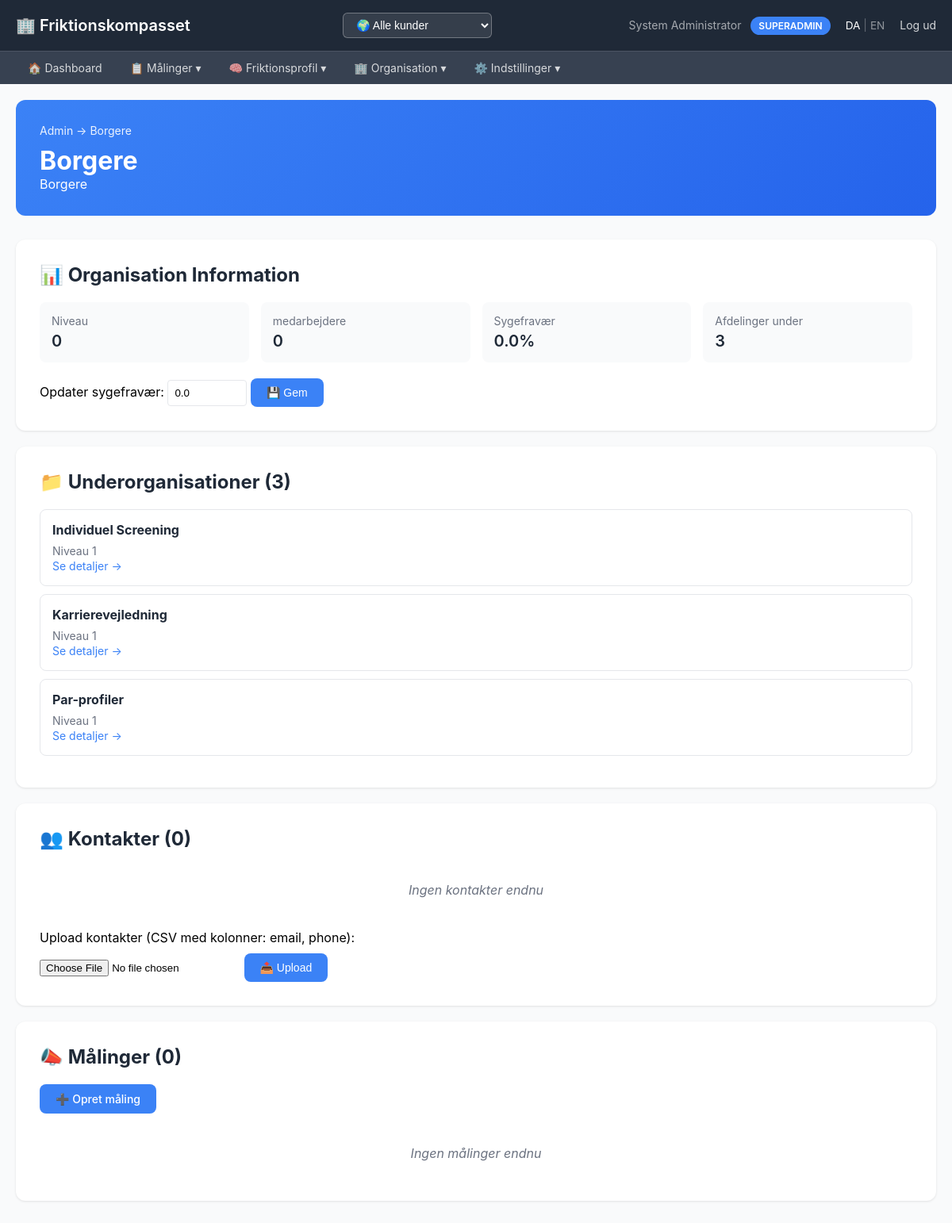
Page /admin/unit/unit-juUpvifWX5k (signed in) on the committed database.
### tables this page shows
CREATE TABLE organizational_units (
                id TEXT PRIMARY KEY,
                parent_id TEXT,
                name TEXT NOT NULL,
                full_path TEXT NOT NULL,
                level INTEGER NOT NULL DEFAULT 0,
                
                -- Leder info (kan være på alle niveauer)
                leader_name TEXT,
                leader_email TEXT,
                
                -- Metrics (typisk på leaf nodes, men kan være alle steder)
                employee_count INTEGER DEFAULT 0,
                sick_leave_percent REAL DEFAULT 0,
                
                created_at TIMESTAMP DEFAULT CURRENT_TIMESTAMP, customer_id TEXT REFERENCES customers(id) ON DELETE CASCADE,
                
                FOREIGN KEY (parent_id) REFERENCES organizational_units(id) ON DELETE CASCADE
            );

### admin_app.py (the view)
@app.route('/admin/unit/<unit_id>')
@login_required
def view_unit(unit_id):
    user = get_current_user()
    with get_db() as conn:
        where_clause, params = get_customer_filter(user['role'], user['customer_id'], session.get('customer_filter'))
        unit = conn.execute(
            f"SELECT * FROM organizational_units ou WHERE ou.id = ? AND ({where_clause})",
            [unit_id] + params
        ).fetchone()
        if not unit:
            flash("Unit ikke fundet eller ingen adgang", 'error')
            return redirect(url_for('admin_home'))
        contacts = conn.execute(
            "SELECT * FROM contacts WHERE unit_id = ?",
            (unit_id,)
        ).fetchall()
    breadcrumbs = get_unit_path(unit_id)
    children = get_unit_children(unit_id, recursive=False)
    leaf_units = get_leaf_units(unit_id)
    with get_db() as conn:
        campaigns = conn.execute("""
            SELECT c.*,
                   COUNT(DISTINCT t.token) as tokens_sent,
                   SUM(CASE WHEN t.is_used = 1 THEN 1 ELSE 0 END) as tokens_used
            FROM campaigns c
            LEFT JOIN tokens t ON c.id = t.campaign_id
            WHERE c.target_unit_id = ?
            GROUP BY c.id
            ORDER BY c.created_at DESC
        """, (unit_id,)).fetchall()
    return render_template('admin/view_unit.html',
        unit=dict(unit),
        breadcrumbs=breadcrumbs,
        children=children,
        leaf_units=leaf_units,
        campaigns=[dict(c) for c in campaigns],
        contacts=[dict(c) for c in contacts])

### admin_app.py (called while the page is built)
@app.before_request
def detect_domain():
    host = request.host.split(':')[0].lower()  # Remove port if present
    domain_config = get_domain_config(host)
    if domain_config:
        g.domain_config = domain_config
        if 'language' not in session:
            session['language'] = domain_config.get('default_language', 'da')
        if domain_config.get('customer_id') and 'user' in session:
            if session['user']['role'] in ('admin', 'superadmin') and 'customer_filter' not in session:
                session['customer_filter'] = domain_config['customer_id']
    else:
        g.domain_config = None

@app.context_processor
def inject_domain_config():
    return {
        'domain_config': getattr(g, 'domain_config', None)
    }

@app.context_processor
def inject_translation_helpers():
    return {
        't': t,
        'get_user_language': get_user_language,
        'supported_languages': SUPPORTED_LANGUAGES
    }

def login_required(f):
    @wraps(f)
    def decorated_function(*args, **kwargs):
        if 'user' not in session:
            flash('Du skal være logget ind for at se denne side', 'error')
            return redirect(url_for('login'))
        return f(*args, **kwargs)
    return decorated_function

def get_current_user():
    return session.get('user')

### db_hierarchical.py (called while the page is built)
@contextmanager
def get_db():
    conn = sqlite3.connect(DB_PATH, timeout=30.0)
    conn.row_factory = sqlite3.Row
    conn.execute("PRAGMA foreign_keys=ON")
    conn.execute("PRAGMA journal_mode=WAL")
    try:
        yield conn
        conn.commit()
    finally:
        conn.close()

def get_unit_children(unit_id: str, recursive: bool = False) -> List[Dict]:
    with get_db() as conn:
        if recursive:
            rows = conn.execute("""
                WITH RECURSIVE subtree AS (
                    SELECT * FROM organizational_units WHERE parent_id = ?
                    UNION ALL
                    SELECT ou.* FROM organizational_units ou
                    JOIN subtree st ON ou.parent_id = st.id
                )
                SELECT * FROM subtree
                ORDER BY level, name
            """, (unit_id,)).fetchall()
        else:
            rows = conn.execute("""
                SELECT * FROM organizational_units
                WHERE parent_id = ?
                ORDER BY name
            """, (unit_id,)).fetchall()
        return [dict(row) for row in rows]

### templates/admin/view_unit.html (shortened to what this page needs)
{% extends "admin/layout.html" %}
{% block content %}
<div class="page-header">
    <div class="breadcrumbs">
        <a href="/admin">Admin</a>
        {% for bc in breadcrumbs %}
            → <a href="/admin/unit/{{ bc.id }}">{{ bc.name }}</a>
        {% endfor %}
    </div>
    <h1>{{ unit.name }}</h1>
    <p>{{ unit.full_path }}</p>
</div>
<div class="card">
    <h2>📊 {{ t('unit.info') }}</h2>
    <div class="info-grid">
        <div class="info-item">
            <div class="label">{{ t('unit.level') }}</div>
            <div class="value">{{ unit.level }}</div>
        </div>
        <div class="info-item">
            <div class="label">{{ t('org.employees') }}</div>
            <div class="value">{{ unit.employee_count }}</div>
        </div>
        <div class="info-item">
            <div class="label">{{ t('unit.sick_leave') }}</div>
            <div class="value">{{ "%.1f"|format(unit.sick_leave_percent) }}%</div>
        </div>
        <div class="info-item">
            <div class="label">{{ t('unit.subunits_under') }}</div>
            <div class="value">{{ leaf_units|length }}</div>
        </div>
    </div>
    <div style="margin-top: 20px;">
        <form method="POST" action="/admin/unit/{{ unit.id }}/sick_leave" style="display: inline-block; margin-right: 10px;">
            <label>{{ t('unit.update_sick_leave') }}:</label>
            <input type="number" name="sick_leave_percent" step="0.1" value="{{ unit.sick_leave_percent }}" style="padding: 8px; border: 1px solid #e5e7eb; border-radius: 4px; width: 100px;">
            <button type="submit" class="btn">💾 {{ t('btn.save') }}</button>
        </form>
    </div>
</div>
{% if children %}
<div class="card">
    <h2>📁 {{ t('unit.suborganizations') }} ({{ children|length }})</h2>
    {% for child in children %}
    <div class="unit-card">
        <h4>{{ child.name }}</h4>
        <p class="meta">
            {{ t('unit.level') }} {{ child.level }}
        </p>
        <a href="/admin/unit/{{ child.id }}">{{ t('unit.see_details') }} →</a>
    </div>
    {% endfor %}
</div>
{% endif %}
<div class="card">
    <h2>👥 {{ t('contacts.title') }} ({{ contacts|length }})</h2>
    {% if contacts %}
    <table>
        <thead>
            <tr>
                <th>{{ t('users.email') }}</th>
                <th>Telefon</th>
            </tr>
        </thead>
        <tbody>
            {% for contact in contacts %}
            <tr>
                <td>{{ contact.email or '-' }}</td>
                <td>{{ contact.phone or '-' }}</td>
            </tr>
            {% endfor %}
        </tbody>
    </table>
    {% else %}
    <div class="empty">{{ t('contacts.no_contacts') }}</div>
    {% endif %}
    <form method="POST" action="/admin/unit/{{ unit.id }}/contacts/upload" enctype="multipart/form-data" style="margin-top: 20px;">
        <label>{{ t('contacts.upload') }}:</label><br>
        <input type="file" name="file" accept=".csv" style="margin-top: 10px;">
        <button type="submit" class="btn" style="margin-top: 10px;">📤 {{ t('btn.upload') }}</button>
    </form>
</div>
<div class="card">
    <h2>📣 {{ t('campaign.title') }} ({{ campaigns|length }})</h2>
    <div style="margin-bottom: 20px;">
        <a href="/admin/campaign/new" class="btn">➕ {{ t('campaign.create') }}</a>
    </div>
    {% if campaigns %}
    <table>
        <thead>
            <tr>
                <th>{{ t('campaign.name') }}</th>
                <th>{{ t('campaign.period') }}</th>
                <th>{{ t('campaign.sent') }}</th>
                <th>{{ t('campaign.response_rate') }}</th>
                <th></th>
            </tr>
        </thead>
        <tbody>
            {% for campaign in campaigns %}
            <tr>
                <td>{{ campaign.name }}</td>
                <td>{{ campaign.period }}</td>
                <td>{{ campaign.tokens_sent or 0 }}</td>
                <td>
                    {% if campaign.tokens_sent %}
                    {{ "%.1f"|format((campaign.tokens_used or 0) * 100.0 / campaign.tokens_sent) }}%
                    {% else %}
                    -
                    {% endif %}
                </td>
                <td><a href="/admin/campaign/{{ campaign.id }}">Se →</a></td>
            </tr>
            {% endfor %}
        </tbody>
    </table>
    {% else %}
    <div class="empty">{{ t('campaign.no_campaigns') }}</div>
    {% endif %}
</div>
{% endblock %}

### templates/admin/view_unit.html (style rules this page uses)
.page-header { background: linear-gradient(135deg, #3b82f6 0%, #2563eb 100%); color: white; padding: 30px; border-radius: 12px; margin-bottom: 30px; }
.page-header .breadcrumbs { font-size: 0.875rem; opacity: 0.9; margin-bottom: 10px; }
.page-header .breadcrumbs a { color: white; text-decoration: none; }
.card { background: white; border-radius: 12px; padding: 30px; margin-bottom: 20px; box-shadow: 0 1px 3px rgba(0,0,0,0.1); }
.card h2 { margin-bottom: 20px; color: #1f2937; }
.btn { background: #3b82f6; color: white; padding: 10px 20px; text-decoration: none; border-radius: 8px; display: inline-block; font-weight: 500; border: none; cursor: pointer; font-size: 0.875rem; }
.info-grid { display: grid; grid-template-columns: repeat(auto-fit, minmax(200px, 1fr)); gap: 15px; margin: 20px 0; }
.info-item { background: #f9fafb; padding: 15px; border-radius: 8px; }
.info-item .label { color: #6b7280; font-size: 0.875rem; margin-bottom: 5px; }
.info-item .value { color: #1f2937; font-size: 1.25rem; font-weight: 600; }
.unit-card { border: 1px solid #e5e7eb; padding: 15px; margin: 10px 0; border-radius: 8px; }
.unit-card h4 { color: #1f2937; margin-bottom: 8px; }
.unit-card .meta { color: #6b7280; font-size: 0.875rem; }
.unit-card a { color: #3b82f6; text-decoration: none; font-size: 0.875rem; }
.empty { color: #6b7280; font-style: italic; padding: 20px; text-align: center; }

### rows in the picture
organizational_units: name "Borgere", full_path "Borgere", level "0", employee_count "0", sick_leave_percent "0.0"
organizational_units: name "Individuel Screening", t "Niveau", level "1", t "Se detaljer"
organizational_units: name "Karrierevejledning", t "Niveau", level "1", t "Se detaljer"
organizational_units: name "Par-profiler", t "Niveau", level "1", t "Se detaljer"

### other values in the picture
{{ session.user.name }} "System Administrator"
{{ session.user.role|upper }} "SUPERADMIN"
{{ t('nav.logout') }} "Log ud"
{{ t('nav.dashboard') }} "Dashboard"
{{ t('nav.maalinger', 'Målinger') }} "Målinger"
{{ t('nav.friktionsprofil', 'Friktionsprofil') }} "Friktionsprofil"
{{ t('nav.organisation', 'Organisation') }} "Organisation"
{{ t('nav.indstillinger') }} "Indstillinger"
{{ t('unit.info') }} "Organisation Information"
{{ t('unit.level') }} "Niveau"
{{ t('org.employees') }} "medarbejdere"
{{ t('unit.sick_leave') }} "Sygefravær"
{{ t('unit.subunits_under') }} "Afdelinger under"
{{ leaf_units|length }} "3"
{{ t('unit.update_sick_leave') }} "Opdater sygefravær"
